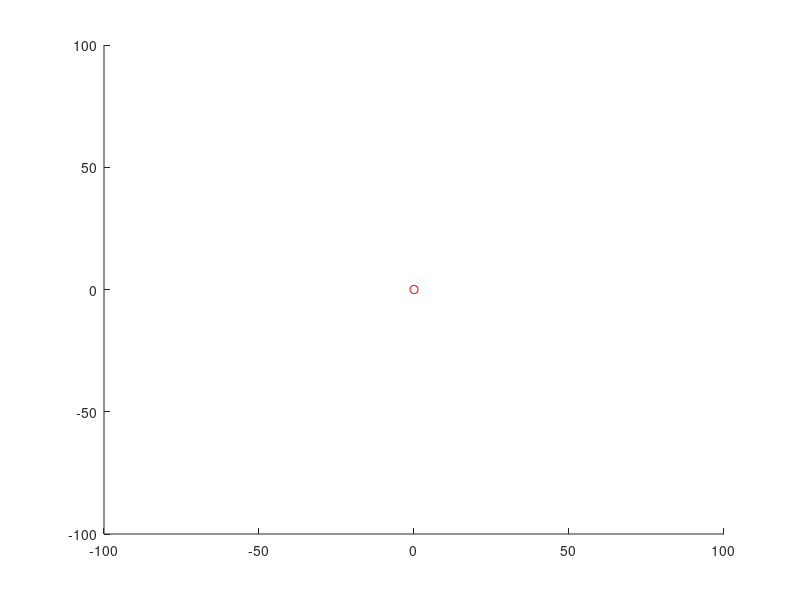

MATLAB code to generate this figure: (Note: this script raises an error after producing the figure.)

%Solar system
N = 9;
x = zeros(N,1);
y = zeros(N,1);
x(1) = 0;
x(2) = 0.387;
x(3) = 0.723;
x(4) = 1;%x(5) = 0.00257*
x(5) = 1.52;
x(6) = 5.20
x(7) = 9.58
x(8) = 19.20;
x(9) = 30.05;
%x(10) = 39.48;

den = zeros(N,1);
den(1) = 330000;
den(2) = 0.0553
den(3) = 0.815;
den(4) = 1;
%den(5) = 0.0123;
den(5) = 0.107;
den(6) = 317.8;
den(7) = 95.2;
den(8) = 14.5;
den(9) = 17.1;

Vx = zeros(N,1);
Vy = zeros(N,1);
Vy(1) = 0;
Vy(2) = 1.59;
Vy(3) = 1.18;
Vy(4) = 1;
%Vy(5) = 0.0343;
Vy(5) = 0.808;
Vy(6) = 0.439;
Vy(7) = 0.325;
Vy(8) = 0.228;
Vy(9) = 0.182;
%Vy(10) = 0.157;

theta = rand(N,1)*2*pi;
y = sin(theta).*x*10000;
x = cos(theta).*x*10000;
Vx = -sin(theta).*Vy*4000000;
Vy = cos(theta).*Vy*4000000;


speedDisRatio = 67/93000;
Vy = Vy*speedDisRatio;
Vx = Vx*speedDisRatio;
%x = x*100;
Vy = Vy;
den = den*100;
%Vx = den*0.05;
x(1) = 0;y(1) = 0;
Vx(1) = 0;Vy(1) = 0;

dt = 1;
steps = 40000;
posBound = 100000;

%{
%random
Vy = zeros(N,1);

N = 2^7;
dt = 10000;
steps = 40000;
posBound = 10000000;
velBound = posBound*0.00000001;
x = 0.5*posBound + (posBound)*randn(N,1);%.*(-1).^(randi([0,1],N,1));
%y = 0.1*posBound + (posBound)*randn(N,1).*(-1).^(randi([0,1],N,1));
y = zeros(N,1);
Vx = 0.1*velBound + (velBound)*randn(N,1).*(-1).^(randi([0,1],N,1));
Vx = Vx .* -1;
%Vx = zeros(N,1);
Vy = .01*velBound + (velBound)*randn(N,1);%.*(-1).^(randi([0,1],N,1));

[x,y] = generateNormalClusters(posBound,1.5*posBound,posBound,1.5*posBound,N);
x = cat(1,x,x.*-2);
y = cat(1,y,y);
Vx = cat(1,Vx,Vx.*-1);
Vy= cat(1,Vy,Vy.*-1);
N = N*2;
x(1) = 0;y(1) = 0;
Vx(1) = 0;Vy(1) = 0;
den = cos(rand(N,1));
den(1) = N*.5;
den(N/2:N) = 2.*den(N/2:N);
%}
%{
%Galaxy
N = 2^5;
dt = 1;
steps = 40000;
posBound = 10000;

V = rand(N,1);
theta = rand(N,1)*2*pi;
x = cos(theta);
y = sin(theta);
Vx = -1.*sin(theta);
Vy = cos(theta);
%{
x = rand(N,1);
y = zeros(N,1);
Vx = zeros(N,1);
Vy = rand(N,1);
%}
den = rand(N,1);

Vy = 30*Vy./y./den;
x = x*N*20+x*N.*rand(N,1)*20+x*N*100;
Vx = 30*Vx./x./den;
y = y*N*20+y*N.*rand(N,1)*20+y*N*100;
%x(N/2:N) = x(N/2:N)*-1;
%Vy(N/2:N) = Vy(N/2:N)*-1;
den = den*100;
%Vx = den*0.01;
x(1) = 0;y(1) = 0;
Vx(1) = 0;Vy(1) = 0;
den(1) = sum(den)*2;
%}
figure(1)
filename = 'fmm.gif';
scatter(x(2:N),y(2:N),'b');
hold on
scatter(x(1),y(1),'r');
hold off
xlim([-100,100]);
ylim([-100,100]);
drawnow
frame = getframe(1);
im = frame2im(frame);
[imind,cm] = rgb2ind(im,256);
imwrite(imind,cm,filename,'gif', 'Loopcount',inf);

%Vx = zeros(N,1);
%Vy = zeros(N,1);
xD = x;
yD = y;
VxD = Vx;
VyD = Vy;
for i = 1:steps
    %dxx = 0;
    %dyy = 0;
    [dxx,dyy] = laplaceSLPfmm(den,x,y);
    
    Vx = Vx - dxx*dt;
    Vy = Vy - dyy*dt;

    x = x + dt*Vx;
    y = y + dt*Vy;

    dxxD = zeros(N,1);
    dyyD = zeros(N,1);
    for j = 1:N
        ind = [(1:j-1) (j+1:N)];
        rho2 = (xD(j) - xD(ind)).^2 + (yD(j) - yD(ind)).^2;
        dxxD(j) = sum(den(ind).*(xD(j) - xD(ind))./rho2);
        dyyD(j) = sum(den(ind).*(yD(j) - yD(ind))./rho2);
    end
    dxxD = dxxD/2/pi;
    dyyD = dyyD/2/pi;
    
    VxD = VxD - dxxD*dt;
    VyD = VyD - dyyD*dt;

    xD = xD + dt*VxD;
    yD = yD + dt*VyD;
    
    scatter(x(2:N),y(2:N),'b');
    hold on
    scatter(x(1),y(1),'r');
    hold off
    lim = posBound;
    xlim([-lim+x(1),lim+x(1)]);
    ylim([-lim+y(1),lim+y(1)]);
    drawnow
    frame = getframe(1);
    im = frame2im(frame);
    [imind,cm] = rgb2ind(im,256);
    imwrite(imind,cm,filename,'gif','WriteMode','append');
end